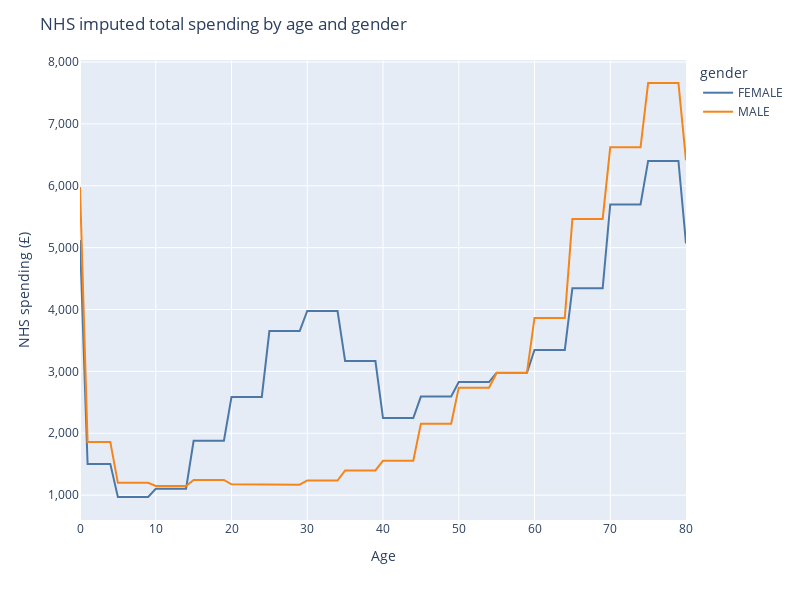

Notebook code cell kept with this figure:
### Code cell
import plotly.express as px
from policyengine.utils.charts import *

fig = px.line(
    df.groupby(["age", "gender"]).nhs_spending.mean().reset_index(),
    y=0,
    x="age",
    color="gender",
    color_discrete_sequence=px.colors.qualitative.T10,
)
fig.update_layout(
    title="NHS imputed total spending by age and gender",
    xaxis_title="Age",
    yaxis_title="NHS spending (£)",
    yaxis_tickformat=",.0f",
    height=600,
    width=800,
)

### Figure 1 — Plotly figure (JSON) as saved in the notebook; plotly's stock layout.template omitted (floating-point values rounded to 4 significant figures)
{"data": [{"hovertemplate": "gender=FEMALE<br>age=%{x}<br>0=%{y}<extra></extra>", "legendgroup": "FEMALE", "line": {"color": "#4C78A8", "dash": "solid"}, "marker": {"symbol": "circle"}, "mode": "lines", "name": "FEMALE", "orientation": "v", "showlegend": true, "type": "scatter", "x": [0, 1, 2, 3, 4, 5, 6, 7, 8, 9, 10, 11, 12, 13, 14, 15, 16, 17, 18, 19, 20, 21, 22, 23, 24, 25, 26, 27, 28, 29, 30, 31, 32, 33, 34, 35, 36, 37, 38, 39, 40, 41, 42, 43, 44, 45, 46, 47, 48, 49, 50, 51, 52, 53, 54, 55, 56, 57, 58, 59, 60, 61, 62, 63, 64, 65, 66, 67, 68, 69, 70, 71, 72, 73, 74, 75, 76, 77, 78, 79, 80], "xaxis": "x", "y": [5124.0, 1505.0, 1505.0, 1505.0, 1505.0, 970.3, 970.3, 970.3, 970.3, 970.3, 1104.0, 1104.0, 1104.0, 1104.0, 1104.0, 1879.0, 1879.0, 1879.0, 1879.0, 1879.0, 2587.0, 2587.0, 2587.0, 2587.0, 2587.0, 3652.0, 3652.0, 3652.0, 3652.0, 3652.0, 3976.0, 3976.0, 3976.0, 3976.0, 3976.0, 3166.0, 3166.0, 3166.0, 3166.0, 3166.0, 2247.0, 2247.0, 2247.0, 2247.0, 2247.0, 2593.0, 2593.0, 2593.0, 2593.0, 2593.0, 2827.0, 2827.0, 2827.0, 2827.0, 2827.0, 2979.0, 2979.0, 2979.0, 2979.0, 2979.0, 3347.0, 3347.0, 3347.0, 3347.0, 3347.0, 4345.0, 4345.0, 4345.0, 4345.0, 4345.0, 5697.0, 5697.0, 5697.0, 5697.0, 5697.0, 6401.0, 6401.0, 6401.0, 6401.0, 6401.0, 5067.0], "yaxis": "y"}, {"hovertemplate": "gender=MALE<br>age=%{x}<br>0=%{y}<extra></extra>", "legendgroup": "MALE", "line": {"color": "#F58518", "dash": "solid"}, "marker": {"symbol": "circle"}, "mode": "lines", "name": "MALE", "orientation": "v", "showlegend": true, "type": "scatter", "x": [0, 1, 2, 3, 4, 5, 6, 7, 8, 9, 10, 11, 12, 13, 14, 15, 16, 17, 18, 19, 20, 21, 22, 23, 24, 25, 26, 27, 28, 29, 30, 31, 32, 33, 34, 35, 36, 37, 38, 39, 40, 41, 42, 43, 44, 45, 46, 47, 48, 49, 50, 51, 52, 53, 54, 55, 56, 57, 58, 59, 60, 61, 62, 63, 64, 65, 66, 67, 68, 69, 70, 71, 72, 73, 74, 75, 76, 77, 78, 79, 80], "xaxis": "x", "y": [5980.0, 1860.0, 1860.0, 1860.0, 1860.0, 1199.0, 1199.0, 1199.0, 1199.0, 1199.0, 1149.0, 1149.0, 1149.0, 1149.0, 1149.0, 1245.0, 1245.0, 1245.0, 1245.0, 1245.0, 1174.0, 1174.0, 1174.0, 1174.0, 1174.0, 1169.0, 1169.0, 1169.0, 1169.0, 1169.0, 1237.0, 1237.0, 1237.0, 1237.0, 1237.0, 1399.0, 1399.0, 1399.0, 1399.0, 1399.0, 1558.0, 1558.0, 1558.0, 1558.0, 1558.0, 2155.0, 2155.0, 2155.0, 2155.0, 2155.0, 2737.0, 2737.0, 2737.0, 2737.0, 2737.0, 2975.0, 2975.0, 2975.0, 2975.0, 2975.0, 3865.0, 3865.0, 3865.0, 3865.0, 3865.0, 5463.0, 5463.0, 5463.0, 5463.0, 5463.0, 6621.0, 6621.0, 6621.0, 6621.0, 6621.0, 7660.0, 7660.0, 7660.0, 7660.0, 7660.0, 6411.0], "yaxis": "y"}], "layout": {"height": 600, "legend": {"title": {"text": "gender"}, "tracegroupgap": 0}, "margin": {"t": 60}, "title": {"text": "NHS imputed total spending by age and gender"}, "width": 800, "xaxis": {"anchor": "y", "domain": [0, 1], "title": {"text": "Age"}}, "yaxis": {"anchor": "x", "domain": [0, 1], "tickformat": ",.0f", "title": {"text": "NHS spending (£)"}}}}
